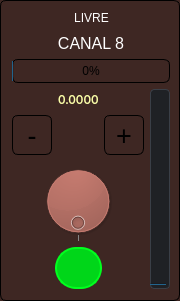
                       <widget class="QGroupBox" name="groupBox_8">
                        <property name="minimumSize">
                         <size>
                          <width>0</width>
                          <height>0</height>
                         </size>
                        </property>
                        <property name="maximumSize">
                         <size>
                          <width>180</width>
                          <height>16777215</height>
                         </size>
                        </property>
                        <property name="styleSheet">
                         <string notr="true">background-color: #3E2723;
border: 1px solid black;      /* opcional: força borda */
border-radius: 6px;   /* quanto maior o número, mais arredondado */
</string>
                        </property>
                        <property name="title">
                         <string/>
                        </property>
                        <layout class="QGridLayout" name="gridLayout_8">
                         <property name="topMargin">
                          <number>7</number>
                         </property>
                         <property name="rightMargin">
                          <number>9</number>
                         </property>
                         <item row="3" column="1">
                          <layout class="QHBoxLayout" name="horizontalLayout_5">
                           <item>
                            <layout class="QVBoxLayout" name="verticalLayout_8">
                             <item>
                              <layout class="QGridLayout" name="gridLayout_40">
                               <item row="0" column="0">
                                <spacer name="horizontalSpacer_71">
                                 <property name="orientation">
                                  <enum>Qt::Orientation::Horizontal</enum>
                                 </property>
                                 <property name="sizeHint" stdset="0">
                                  <size>
                                   <width>40</width>
                                   <height>20</height>
                                  </size>
                                 </property>
                                </spacer>
                               </item>
                               <item row="0" column="1">
                                <widget class="QLabel" name="labelPercentCH08">
                                 <property name="font">
                                  <font>
                                   <family>Inter</family>
                                   <strikeout>false</strikeout>
                                   <fontweight>ExtraBold</fontweight>
                                  </font>
                                 </property>
                                 <property name="styleSheet">
                                  <string notr="true">color: #ffffaa;
 border: 0px solid black;      /* opcional: força borda */
</string>
                                 </property>
                                 <property name="text">
                                  <string>0.0000</string>
                                 </property>
                                </widget>
                               </item>
                               <item row="0" column="2">
                                <spacer name="horizontalSpacer_72">
                                 <property name="orientation">
                                  <enum>Qt::Orientation::Horizontal</enum>
                                 </property>
                                 <property name="sizeHint" stdset="0">
                                  <size>
                                   <width>40</width>
                                   <height>20</height>
                                  </size>
                                 </property>
                                </spacer>
                               </item>
                              </layout>
                             </item>
                             <item>
                              <layout class="QHBoxLayout" name="horizontalLayout_22">
                               <item>
                                <widget class="ModernButton" name="pbMinus_7">
                                 <property name="minimumSize">
                                  <size>
                                   <width>40</width>
                                   <height>40</height>
                                  </size>
                                 </property>
                                 <property name="maximumSize">
                                  <size>
                                   <width>40</width>
                                   <height>40</height>
                                  </size>
                                 </property>
                                 <property name="font">
                                  <font>
                                   <pointsize>20</pointsize>
                                   <fontweight>Black</fontweight>
                                  </font>
                                 </property>
                                 <property name="styleSheet">
                                  <string notr="true"/>
                                 </property>
                                 <property name="text">
                                  <string>-</string>
                                 </property>
                                 <property name="flat">
                                  <bool>true</bool>
                                 </property>
                                </widget>
                               </item>
                               <item>
                                <spacer name="horizontalSpacer_43">
                                 <property name="orientation">
                                  <enum>Qt::Orientation::Horizontal</enum>
                                 </property>
                                 <property name="sizeHint" stdset="0">
                                  <size>
                                   <width>40</width>
                                   <height>20</height>
                                  </size>
                                 </property>
                                </spacer>
                               </item>
                               <item>
                                <widget class="ModernButton" name="pbPlus_7">
                                 <property name="minimumSize">
                                  <size>
                                   <width>40</width>
                                   <height>40</height>
                                  </size>
                                 </property>
                                 <property name="maximumSize">
                                  <size>
                                   <width>40</width>
                                   <height>40</height>
                                  </size>
                                 </property>
                                 <property name="font">
                                  <font>
                                   <pointsize>20</pointsize>
                                   <fontweight>Black</fontweight>
                                  </font>
                                 </property>
                                 <property name="styleSheet">
                                  <string notr="true"/>
                                 </property>
                                 <property name="text">
                                  <string>+</string>
                                 </property>
                                 <property name="flat">
                                  <bool>true</bool>
                                 </property>
                                </widget>
                               </item>
                              </layout>
                             </item>
                             <item>
                              <layout class="QHBoxLayout" name="horizontalLayout_23">
                               <item>
                                <spacer name="horizontalSpacer_45">
                                 <property name="orientation">
                                  <enum>Qt::Orientation::Horizontal</enum>
                                 </property>
                                 <property name="sizeHint" stdset="0">
                                  <size>
                                   <width>40</width>
                                   <height>20</height>
                                  </size>
                                 </property>
                                </spacer>
                               </item>
                               <item>
                                <widget class="ModernDial" name="dial_7">
                                 <property name="minimumSize">
                                  <size>
                                   <width>80</width>
                                   <height>80</height>
                                  </size>
                                 </property>
                                 <property name="maximumSize">
                                  <size>
                                   <width>80</width>
                                   <height>80</height>
                                  </size>
                                 </property>
                                 <property name="wrapping">
                                  <bool>true</bool>
                                 </property>
                                 <property name="notchTarget">
                                  <double>100.000000000000000</double>
                                 </property>
                                 <property name="notchesVisible">
                                  <bool>true</bool>
                                 </property>
                                </widget>
                               </item>
                               <item>
                                <spacer name="horizontalSpacer_46">
                                 <property name="orientation">
                                  <enum>Qt::Orientation::Horizontal</enum>
                                 </property>
                                 <property name="sizeHint" stdset="0">
                                  <size>
                                   <width>40</width>
                                   <height>20</height>
                                  </size>
                                 </property>
                                </spacer>
                               </item>
                              </layout>
                             </item>
                             <item>
                              <layout class="QHBoxLayout" name="horizontalLayout_24">
                               <item>
                                <spacer name="horizontalSpacer_47">
                                 <property name="orientation">
                                  <enum>Qt::Orientation::Horizontal</enum>
                                 </property>
                                 <property name="sizeHint" stdset="0">
                                  <size>
                                   <width>40</width>
                                   <height>20</height>
                                  </size>
                                 </property>
                                </spacer>
                               </item>
                               <item>
                                <widget class="ModernButton" name="pushButton_ch08">
                                 <property name="minimumSize">
                                  <size>
                                   <width>42</width>
                                   <height>42</height>
                                  </size>
                                 </property>
                                 <property name="styleSheet">
                                  <string notr="true">* { font-family: &quot;Inter&quot;, &quot;Roboto&quot;, &quot;Segoe UI&quot;, sans-serif; font-size: 16px; }
QPushButton {
color: cyan;
 border-radius: 21px;
  
background-color: #00d619;
  border: 2px solid #00ff1e;

}

QPushButton:checked {
	background-color: #d90000;
    color: white;
    border: 1px solid #ff6a00;

}
</string>
                                 </property>
                                 <property name="text">
                                  <string/>
                                 </property>
                                 <property name="checkable">
                                  <bool>true</bool>
                                 </property>
                                </widget>
                               </item>
                               <item>
                                <spacer name="horizontalSpacer_48">
                                 <property name="orientation">
                                  <enum>Qt::Orientation::Horizontal</enum>
                                 </property>
                                 <property name="sizeHint" stdset="0">
                                  <size>
                                   <width>40</width>
                                   <height>20</height>
                                  </size>
                                 </property>
                                </spacer>
                               </item>
                              </layout>
                             </item>
                            </layout>
                           </item>
                           <item>
                            <widget class="QProgressBar" name="progressBar_7">
                             <property name="maximumSize">
                              <size>
                               <width>20</width>
                               <height>1000</height>
                              </size>
                             </property>
                             <property name="styleSheet">
                              <string notr="true">QProgressBar {
  border: 1px solid #3a3f47;
  border-radius: 4px;
  background: #1f2125;
}</string>
                             </property>
                             <property name="value">
                              <number>0</number>
                             </property>
                             <property name="textVisible">
                              <bool>false</bool>
                             </property>
                             <property name="orientation">
                              <enum>Qt::Orientation::Vertical</enum>
                             </property>
                            </widget>
                           </item>
                          </layout>
                         </item>
                         <item row="0" column="1">
                          <layout class="QGridLayout" name="gridLayout_55">
                           <item row="2" column="0">
                            <widget class="ModernProgressBar" name="pbarVol_7">
                             <property name="styleSheet">
                              <string notr="true">  border: 1px solid #cyan;
  border-radius: 4px;
  background: #1f2125;
color: white;
</string>
                             </property>
                             <property name="value">
                              <number>0</number>
                             </property>
                             <property name="alignment">
                              <set>Qt::AlignmentFlag::AlignCenter</set>
                             </property>
                            </widget>
                           </item>
                           <item row="0" column="0">
                            <layout class="QGridLayout" name="gridLayout_50">
                             <item row="0" column="2">
                              <spacer name="horizontalSpacer_81">
                               <property name="orientation">
                                <enum>Qt::Orientation::Horizontal</enum>
                               </property>
                               <property name="sizeHint" stdset="0">
                                <size>
                                 <width>40</width>
                                 <height>20</height>
                                </size>
                               </property>
                              </spacer>
                             </item>
                             <item row="0" column="0">
                              <spacer name="horizontalSpacer_80">
                               <property name="orientation">
                                <enum>Qt::Orientation::Horizontal</enum>
                               </property>
                               <property name="sizeHint" stdset="0">
                                <size>
                                 <width>40</width>
                                 <height>20</height>
                                </size>
                               </property>
                              </spacer>
                             </item>
                             <item row="0" column="1">
                              <widget class="QPushButton" name="bTitleCH08">
                               <property name="font">
                                <font>
                                 <fontweight>Black</fontweight>
                                </font>
                               </property>
                               <property name="styleSheet">
                                <string notr="true">background-color: transparent;
color: white;
border: 0px;</string>
                               </property>
                               <property name="text">
                                <string>LIVRE</string>
                               </property>
                               <property name="flat">
                                <bool>true</bool>
                               </property>
                              </widget>
                             </item>
                            </layout>
                           </item>
                           <item row="1" column="0">
                            <widget class="QLabel" name="label_5">
                             <property name="font">
                              <font>
                               <pointsize>12</pointsize>
                               <bold>false</bold>
                              </font>
                             </property>
                             <property name="styleSheet">
                              <string notr="true">color: white;
border: 0px;
</string>
                             </property>
                             <property name="text">
                              <string>CANAL 8</string>
                             </property>
                             <property name="alignment">
                              <set>Qt::AlignmentFlag::AlignCenter</set>
                             </property>
                            </widget>
                           </item>
                          </layout>
                         </item>
                        </layout>
                       </widget>
